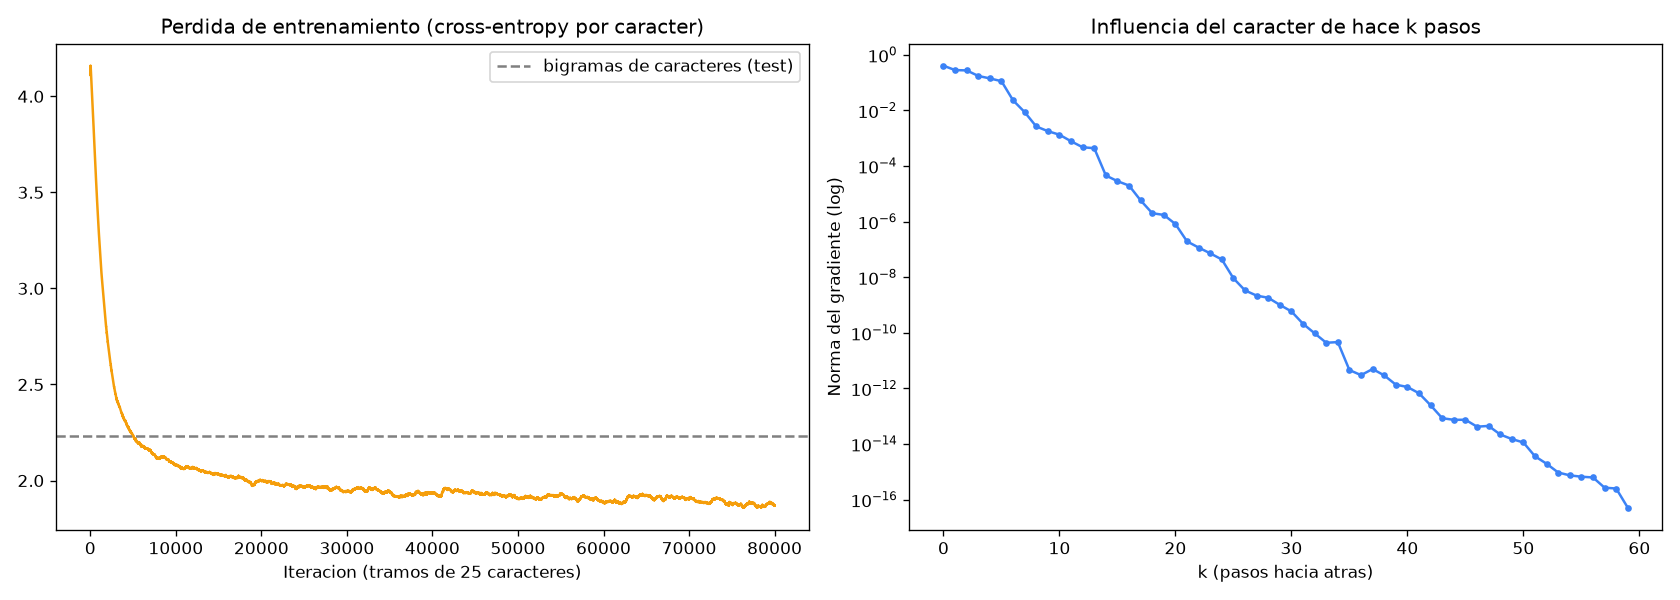

This chart was generated by the following Python code:
"""
LECCION 3.5 - REDES RECURRENTES (RNN)
=====================================

Objetivo: una red que lee un texto EN ORDEN, un caracter por vez, y
mantiene una MEMORIA (el estado oculto h) de lo que leyo hasta ahora.

Los n-gramas (3.3) miraban un contexto de largo fijo. Una RNN aplica la
misma capa en cada paso:

    h_t = tanh(Wxh @ x_t + Whh @ h_(t-1) + bh)     <- memoria actualizada
    y_t = Why @ h_t + by                          <- puntaje de cada caracter
    P(siguiente caracter) = softmax(y_t)

h_t depende de h_(t-1), que depende de h_(t-2)... asi, en teoria, la
prediccion puede depender de TODO lo anterior.

Trabajamos con CARACTERES (no palabras): el vocabulario es chico (~60
simbolos) y no hay palabras desconocidas. Inspirado en el min-char-rnn
de Andrej Karpathy.
"""

import time

import matplotlib.pyplot as plt
import numpy as np

from corpus_es import cargar_quijote

rng = np.random.default_rng(42)


# ============================================================
# PARTE 1: LOS DATOS (caracteres)
# ============================================================

texto = cargar_quijote().lower()
texto = " ".join(texto.split())                    # espacios y saltos de linea -> un espacio
caracteres = sorted(set(texto))
V = len(caracteres)
a_indice = {ch: i for i, ch in enumerate(caracteres)}
datos = np.array([a_indice[ch] for ch in texto])
corte = int(len(datos) * 0.95)
train, test = datos[:corte], datos[corte:]
print(f"Caracteres: {len(datos):,} | vocabulario: {V} simbolos")
print("Simbolos:", "".join(caracteres))


# ============================================================
# PARTE 2: LA RED
# ============================================================
# H = 128 neuronas de memoria. Pesos chicos al azar (escala de la 1.4).

H = 128
Wxh = rng.standard_normal((H, V)) * 0.01           # entrada -> memoria
Whh = rng.standard_normal((H, H)) * 0.01           # memoria anterior -> memoria nueva
Why = rng.standard_normal((V, H)) * 0.01           # memoria -> salida
bh, by = np.zeros(H), np.zeros(V)
params = [Wxh, Whh, Why, bh, by]


def forward_backward(entradas, objetivos, h_prev):
    """Forward sobre una secuencia y backward a traves del tiempo (BPTT)."""
    xs, hs, ps = {}, {-1: h_prev}, {}
    perdida = 0.0
    for t, (i, j) in enumerate(zip(entradas, objetivos)):
        xs[t] = np.zeros(V)
        xs[t][i] = 1.0                                         # one-hot del caracter actual
        hs[t] = np.tanh(Wxh @ xs[t] + Whh @ hs[t - 1] + bh)   # la memoria se actualiza
        y = Why @ hs[t] + by
        ps[t] = np.exp(y - y.max())
        ps[t] /= ps[t].sum()                                   # softmax (leccion 1.4)
        perdida += -np.log(ps[t][j])                           # cross-entropy

    grads = [np.zeros_like(p) for p in params]
    dWxh, dWhh, dWhy, dbh, dby = grads
    dh_siguiente = np.zeros(H)                                 # gradiente que llega desde el futuro
    for t in reversed(range(len(entradas))):
        dy = ps[t].copy()
        dy[objetivos[t]] -= 1                                  # probs - one_hot (leccion 1.4)
        dWhy += np.outer(dy, hs[t])
        dby += dy
        dh = Why.T @ dy + dh_siguiente                         # culpa por esta salida + por el futuro
        dz = (1 - hs[t] ** 2) * dh                             # derivada de tanh (leccion 1.5)
        dbh += dz
        dWxh += np.outer(dz, xs[t])
        dWhh += np.outer(dz, hs[t - 1])
        dh_siguiente = Whh.T @ dz                              # pasar la culpa al paso anterior
    for g in grads:
        np.clip(g, -5, 5, out=g)                               # recorte: evita gradientes que explotan
    return perdida / len(entradas), grads, hs[len(entradas) - 1]


def muestrear(h, primer_caracter, n, temperatura=1.0):
    """Genera n caracteres sorteando de la softmax, como generar() de la 3.3."""
    x = np.zeros(V)
    x[a_indice[primer_caracter]] = 1
    salida = [primer_caracter]
    for _ in range(n):
        h = np.tanh(Wxh @ x + Whh @ h + bh)
        y = (Why @ h + by) / temperatura
        p = np.exp(y - y.max())
        p /= p.sum()
        i = rng.choice(V, p=p)
        x = np.zeros(V)
        x[i] = 1
        salida.append(caracteres[i])
    return "".join(salida)


# ============================================================
# PARTE 3: ENTRENAMIENTO (Adagrad)
# ============================================================
# Se recorre el texto en tramos de 25 caracteres. La memoria h pasa de un
# tramo al siguiente, pero el gradiente se corta cada 25 pasos.
# Adagrad: cada peso tiene su propia tasa, que baja si ese peso ya
# recibio gradientes grandes (acumula los cuadrados en `memoria`).

LARGO, TASA, ITERACIONES = 25, 0.1, 80000
memoria = [np.zeros_like(p) for p in params]
perdida_suave = -np.log(1.0 / V)                   # perdida de adivinar al azar
historial = []
pos, h = 0, np.zeros(H)
inicio = time.time()
for it in range(ITERACIONES + 1):
    if pos + LARGO + 1 >= len(train):
        pos, h = 0, np.zeros(H)
    entradas = train[pos:pos + LARGO]
    objetivos = train[pos + 1:pos + LARGO + 1]                 # cada caracter predice el siguiente
    perdida, grads, h = forward_backward(entradas, objetivos, h)
    for p, g, m in zip(params, grads, memoria):
        m += g * g
        p -= TASA * g / np.sqrt(m + 1e-8)
    perdida_suave = 0.999 * perdida_suave + 0.001 * perdida
    historial.append(perdida_suave)
    if it % 20000 == 0:
        print(f"\nIteracion {it:5d} | perdida {perdida_suave:.3f} | {time.time() - inicio:.0f} s")
        print("  >", muestrear(np.zeros(H), "e", 120))
    pos += LARGO


# ============================================================
# PARTE 4: EVALUAR EN TEXTO NUEVO
# ============================================================
# Perplejidad por caracter (leccion 3.3) en el 5% final, comparada con
# un modelo de bigramas de caracteres (el caracter anterior y nada mas).

def perdida_test(datos):
    h, total = np.zeros(H), 0.0
    for i, j in zip(datos[:-1], datos[1:]):
        h = np.tanh(Wxh[:, i] + Whh @ h + bh)                 # Wxh @ one_hot = una columna de Wxh
        y = Why @ h + by
        y = y - y.max()
        total += -(y[j] - np.log(np.exp(y).sum()))
    return total / (len(datos) - 1)


cuentas = np.ones((V, V))                                      # bigramas de caracteres con Laplace
np.add.at(cuentas, (train[:-1], train[1:]), 1)
probs_bigrama = cuentas / cuentas.sum(axis=1, keepdims=True)
muestra = test[:20000]
ce_bigrama = -np.mean(np.log(probs_bigrama[muestra[:-1], muestra[1:]]))
ce_rnn = perdida_test(muestra)
print(f"\nPerplejidad por caracter en test: bigramas = {np.exp(ce_bigrama):.2f} | RNN = {np.exp(ce_rnn):.2f}")


# ============================================================
# PARTE 5: CUANTO "RECUERDA": EL GRADIENTE A TRAVES DEL TIEMPO
# ============================================================
# Se mide cuanto influye el caracter de hace k pasos en la prediccion
# actual: la norma del gradiente que llega k pasos atras desde la ultima
# salida. Cada paso hacia atras multiplica por Whh.T y por la derivada de
# tanh (como las capas de la leccion 1.5).

entradas = test[1000:1101]
hs = {-1: np.zeros(H)}
for t, i in enumerate(entradas):
    hs[t] = np.tanh(Wxh[:, i] + Whh @ hs[t - 1] + bh)
T = len(entradas) - 1
dy = np.zeros(V)
dy[test[1101]] = -1
dh = Why.T @ dy
normas = []
for t in range(T, T - 60, -1):
    dz = (1 - hs[t] ** 2) * dh
    normas.append(np.linalg.norm(dz))
    dh = Whh.T @ dz
print("Norma del gradiente k pasos atras:", " ".join(f"k={k}: {normas[k]:.1e}" for k in (0, 5, 10, 20, 40)))


# ============================================================
# PARTE 6: VISUALIZACION
# ============================================================

fig, (ax1, ax2) = plt.subplots(1, 2, figsize=(14, 5))
ax1.plot(historial, color="#F59E0B")
ax1.axhline(ce_bigrama, color="gray", linestyle="--", label=f"bigramas de caracteres (test)")
ax1.set_title("Perdida de entrenamiento (cross-entropy por caracter)")
ax1.set_xlabel("Iteracion (tramos de 25 caracteres)")
ax1.legend()

ax2.semilogy(range(len(normas)), normas, marker="o", markersize=3, color="#3B82F6")
ax2.set_title("Influencia del caracter de hace k pasos")
ax2.set_xlabel("k (pasos hacia atras)")
ax2.set_ylabel("Norma del gradiente (log)")

plt.tight_layout()
plt.savefig("17_pln_rnn.png", dpi=120)
print("\nGrafico guardado en: 17_pln_rnn.png")
print("Abriendo ventana con el grafico... (cerrala para que el script termine)")
plt.show()


# ============================================================
# CONCEPTOS CLAVE
# ============================================================
print("""
CONCEPTOS CLAVE DE ESTA LECCION:
1. Una RNN aplica la misma capa en cada paso y arrastra un estado oculto h:
   la memoria de lo leido
2. Se entrena con backpropagation a traves del tiempo (BPTT): la regla de
   la cadena recorre los pasos hacia atras, como las capas en la 1.3
3. Los gradientes se multiplican por Whh y por tanh' en cada paso: tienden
   a desaparecer (o explotar), y la red recuerda poco hacia atras
4. Recortar el gradiente (clip) evita que explote
5. Por caracteres no hay palabras desconocidas: la red aprende a deletrear

EXPERIMENTOS SUGERIDOS:
- Cambia H a 32 y a 256: como cambia la perdida y el texto generado?
- Muestrea con temperatura 0.5 y 1.5 (parametro de muestrear)
- Cambia LARGO a 5: que pasa con lo que la red aprende a recordar?
""")
